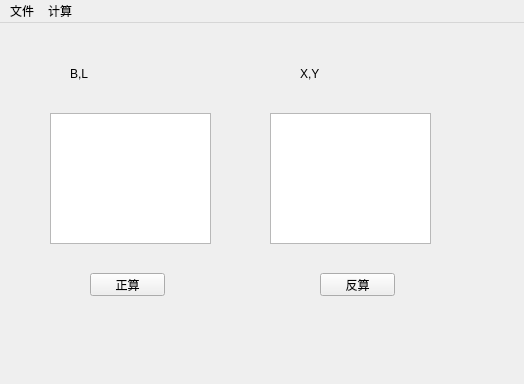
<?xml version="1.0" encoding="UTF-8"?>
<ui version="4.0">
 <class>MainWindow</class>
 <widget class="QMainWindow" name="MainWindow">
  <property name="geometry">
   <rect>
    <x>0</x>
    <y>0</y>
    <width>524</width>
    <height>384</height>
   </rect>
  </property>
  <property name="windowTitle">
   <string>MainWindow</string>
  </property>
  <widget class="QWidget" name="centralWidget">
   <widget class="QLabel" name="label">
    <property name="geometry">
     <rect>
      <x>70</x>
      <y>40</y>
      <width>91</width>
      <height>21</height>
     </rect>
    </property>
    <property name="text">
     <string>B,L</string>
    </property>
   </widget>
   <widget class="QLabel" name="label_2">
    <property name="geometry">
     <rect>
      <x>300</x>
      <y>40</y>
      <width>91</width>
      <height>21</height>
     </rect>
    </property>
    <property name="text">
     <string>X,Y</string>
    </property>
   </widget>
   <widget class="QPushButton" name="pushButton">
    <property name="geometry">
     <rect>
      <x>90</x>
      <y>250</y>
      <width>75</width>
      <height>23</height>
     </rect>
    </property>
    <property name="text">
     <string>正算</string>
    </property>
   </widget>
   <widget class="QPushButton" name="pushButton_2">
    <property name="geometry">
     <rect>
      <x>320</x>
      <y>250</y>
      <width>75</width>
      <height>23</height>
     </rect>
    </property>
    <property name="text">
     <string>反算</string>
    </property>
   </widget>
   <widget class="QPlainTextEdit" name="plainTextEdit">
    <property name="geometry">
     <rect>
      <x>50</x>
      <y>90</y>
      <width>161</width>
      <height>131</height>
     </rect>
    </property>
   </widget>
   <widget class="QPlainTextEdit" name="plainTextEdit_2">
    <property name="geometry">
     <rect>
      <x>270</x>
      <y>90</y>
      <width>161</width>
      <height>131</height>
     </rect>
    </property>
   </widget>
  </widget>
  <widget class="QMenuBar" name="menuBar">
   <property name="geometry">
    <rect>
     <x>0</x>
     <y>0</y>
     <width>524</width>
     <height>23</height>
    </rect>
   </property>
   <widget class="QMenu" name="menu">
    <property name="title">
     <string>文件</string>
    </property>
    <addaction name="action_Open"/>
    <addaction name="action_Close"/>
    <addaction name="action_Save"/>
    <addaction name="action_Quit"/>
   </widget>
   <widget class="QMenu" name="menu_2">
    <property name="title">
     <string>计算</string>
    </property>
    <addaction name="action_Forward"/>
    <addaction name="action_Backward"/>
   </widget>
   <addaction name="menu"/>
   <addaction name="menu_2"/>
  </widget>
  <action name="action_Forward">
   <property name="text">
    <string>正算</string>
   </property>
  </action>
  <action name="action_Backward">
   <property name="text">
    <string>反算</string>
   </property>
  </action>
  <action name="action_Open">
   <property name="text">
    <string>打开</string>
   </property>
  </action>
  <action name="action_Close">
   <property name="text">
    <string>&amp;关闭</string>
   </property>
  </action>
  <action name="action_Save">
   <property name="text">
    <string>&amp;保存</string>
   </property>
  </action>
  <action name="action_Quit">
   <property name="text">
    <string>&amp;退出</string>
   </property>
  </action>
 </widget>
 <resources/>
 <connections/>
</ui>
